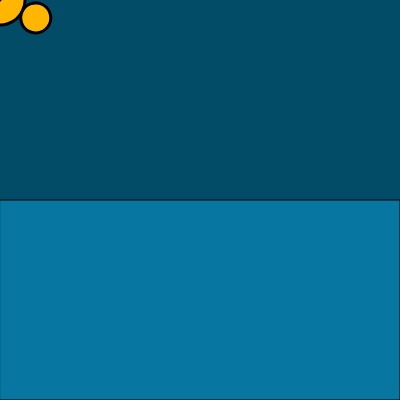
Frame 1 (no input)
Frame 60 (no input): identical to frame 1, image omitted
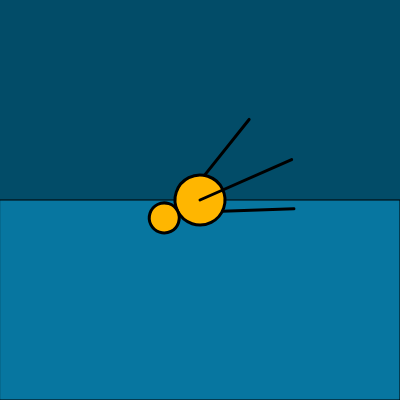
Frame 120 (the mouse pressed at the canvas centre since frame 60)

The p5.js sketch that drew these frames (run headless with seeded random() and noise() and a simulated clock; from frame 60 on, the mouse is pressed at the canvas centre):

// p5.js sketch
// ── sketch.js
function setup() {
	createCanvas(400, 400);
}

function spaceShip() {
	strokeWeight(3.0);
	fill(255, 182, 0);
	ellipseMode(CENTER);
	ellipse(0, 0, 50, 50);
	ellipse(0, -40, 30, 30);
	line(-20, 15, -50, 80);
	line(20, 15, 50, 80);
	line(0, 0, -5, 100);
}

function drawBackground() {
	fill(7, 118, 160);
	rect(0, height / 2, width, height / 2);
}

function draw() {
	background(2, 76, 104);
	drawBackground();
	push();
	translate(mouseX, mouseY);
	if (mouseX < width / 2 && mouseY <= height / 2) {
		rotate(90);
	} else if (mouseY > height / 2) {
		rotate(0);
	} else {
		rotate(-90);
	}
	spaceShip();
	pop();
}
